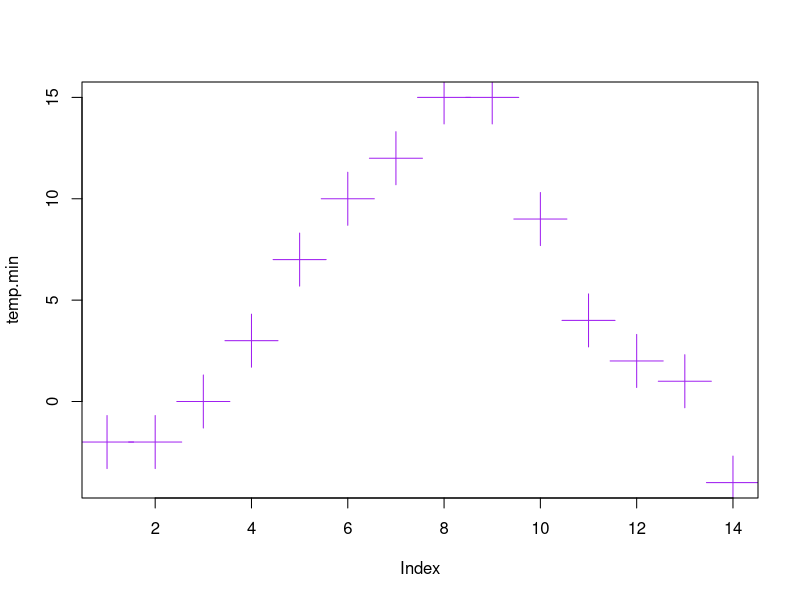

R code for this plot: (Note: this script raises an error after producing the figure.)
temp.min<-c(-2,-2,0,3,7,10,12,15,15,9,4,2,1,-4)
plot(temp.min, pch=3,cex=5, col="purple")
lines(lowess(temp.min, col="red"))